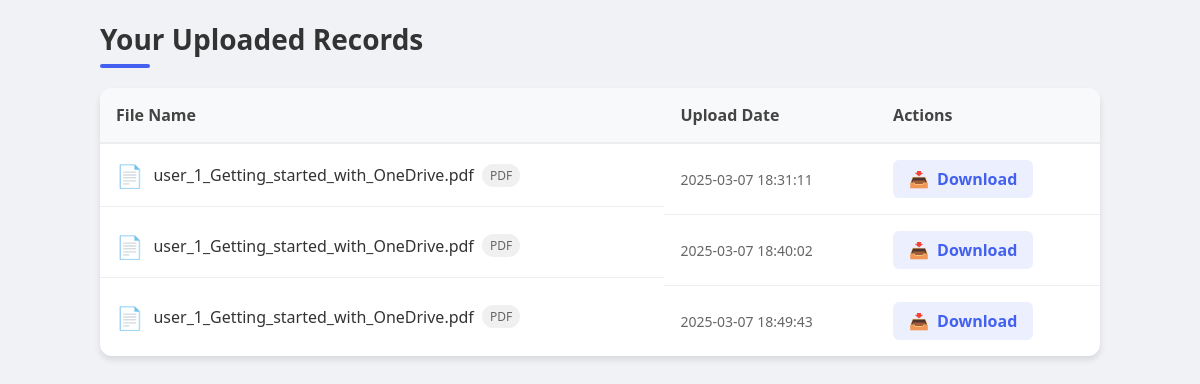
The page /records (signed in) on the database as committed earlier.
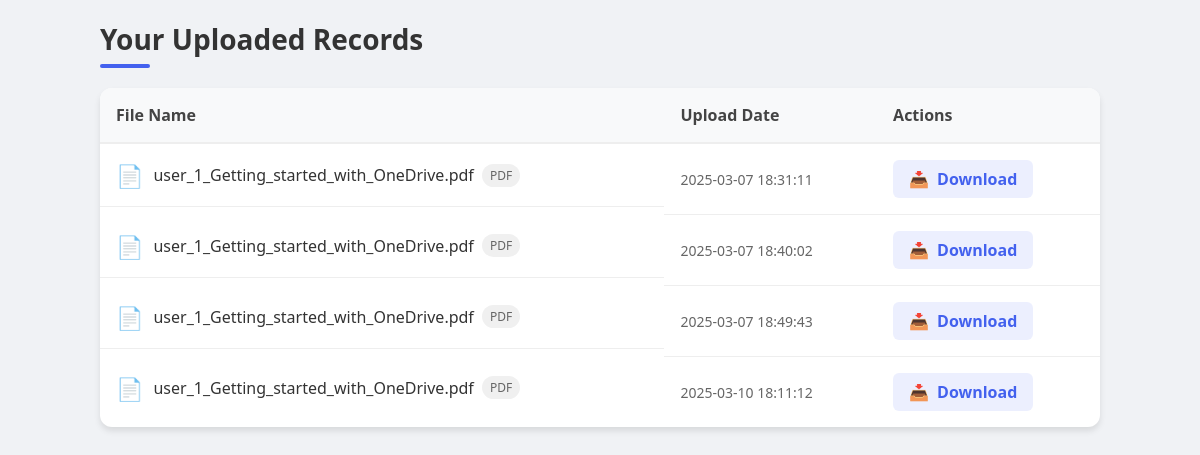
The same page on the database as committed later.
### tables this page shows
CREATE TABLE "health_records" (
    id INTEGER PRIMARY KEY AUTOINCREMENT,
    user_id INTEGER,
    file_name TEXT,
    file_path TEXT,
    upload_date TIMESTAMP DEFAULT CURRENT_TIMESTAMP,
    FOREIGN KEY(user_id) REFERENCES users(id)
);

### app.py (the view)
@app.route('/records')
def records():
    if 'user_id' not in session:
        return redirect(url_for('login'))
    conn = get_db_connection()
    cur = conn.cursor()
    cur.execute('''
        SELECT file_name, upload_date
        FROM health_records
        WHERE user_id=?
    ''', (session['user_id'],))
    records = cur.fetchall()
    conn.close()
    return render_template('records.html', records=records)

### app.py (called while the page is built)
def get_db_connection():
    conn = sqlite3.connect(DATABASE)
    conn.row_factory = sqlite3.Row
    return conn

### templates/records.html (shortened to what this page needs)
<!DOCTYPE html>
<html lang="en">
<head>
</head>
<body>
    <div class="records-container">
        <div class="records-header">
            <h1 class="records-title">Your Uploaded Records</h1>
        </div>
        <div class="records-card">
            {% if records %}
            <table class="records-table">
                <thead>
                    <tr>
                        <th>File Name</th>
                        <th>Upload Date</th>
                        <th>Actions</th>
                    </tr>
                </thead>
                <tbody>
                    {% for record in records %}
                    <tr>
                        <td class="file-name">
                            {% if record['file_name'].endswith('.pdf') %}
                                <span class="file-icon">📄</span>
                            {% elif record['file_name'].endswith(('.jpg', '.jpeg', '.png')) %}
                                <span class="file-icon">🖼️</span>
                            {% elif record['file_name'].endswith('.docx') %}
                                <span class="file-icon">📝</span>
                            {% else %}
                                <span class="file-icon">📋</span>
                            {% endif %}
                            {{ record['file_name'] }}
                            {% if record['file_name'].endswith('.pdf') %}
                                <span class="file-type">PDF</span>
                            {% elif record['file_name'].endswith('.jpg') %}
                                <span class="file-type">JPG</span>
                            {% elif record['file_name'].endswith('.png') %}
                                <span class="file-type">PNG</span>
                            {% elif record['file_name'].endswith('.docx') %}
                                <span class="file-type">DOCX</span>
                            {% endif %}
                        </td>
                        <td class="record-date">{{ record['upload_date'] }}</td>
                        <td>
                            <a href="{{ url_for('download_file', filename=record['file_name']) }}" class="download-btn">
                                <span class="download-icon">📥</span> Download
                            </a>
                        </td>
                    </tr>
                    {% endfor %}
                </tbody>
            </table>
            {% else %}
            <div class="empty-state">
                <div class="empty-icon">📁</div>
                <p class="empty-text">No records uploaded yet.</p>
                <a href="#" class="btn btn-primary">Upload Your First Record</a>
            </div>
            {% endif %}
        </div>
    </div>
</body>
</html>

Rows that differ between the two databases and show on the page:
added health_records: file_name "user_1_Getting_started_with_OneDrive.pdf", shows "PDF", upload_date "2025-03-10 18:11:12"
